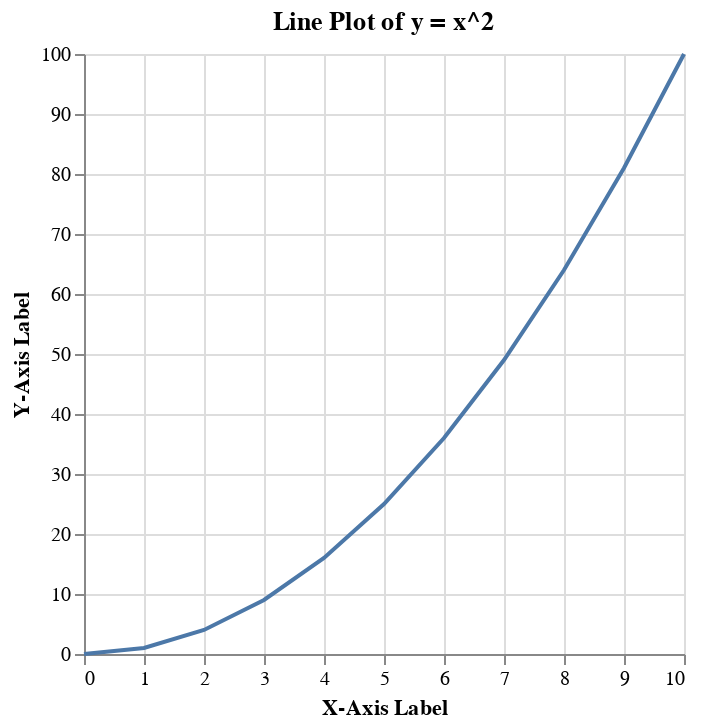

Notebook code cell kept with this figure:
### Code cell
# TASK: Create a line plot with x values ranging from 0 to 10 and y values as the square of x.
# Customize the plot by adding a title, labels for both axes, and a grid.
import pandas as pd
import altair as alt

data = pd.DataFrame({'x': range(11)})
data['y'] = data['x'] ** 2

chart = alt.Chart(data).mark_line().encode(
    x=alt.X('x', title='X-Axis Label'),
    y=alt.Y('y', title='Y-Axis Label')
).properties(
    title='Line Plot of y = x^2'
).configure_axis(
    grid=True
)

chart.display()

### Figure 1 — Vega-Lite specification as saved in the notebook (floating-point values rounded to 4 significant figures)
{"config": {"view": {"continuousWidth": 300, "continuousHeight": 300}, "axis": {"grid": true}}, "data": {"name": "data-d693b1b0575547a81cd618926376f7c6"}, "mark": {"type": "line"}, "encoding": {"x": {"field": "x", "title": "X-Axis Label", "type": "quantitative"}, "y": {"field": "y", "title": "Y-Axis Label", "type": "quantitative"}}, "title": "Line Plot of y = x^2", "$schema": "https://vega.github.io/schema/vega-lite/v5.20.1.json", "datasets": {"data-d693b1b0575547a81cd618926376f7c6": [{"x": 0, "y": 0}, {"x": 1, "y": 1}, {"x": 2, "y": 4}, {"x": 3, "y": 9}, {"x": 4, "y": 16}, {"x": 5, "y": 25}, {"x": 6, "y": 36}, {"x": 7, "y": 49}, {"x": 8, "y": 64}, {"x": 9, "y": 81}, {"x": 10, "y": 100}]}}
